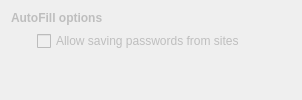
         <widget class="QWidget" name="passwordManagerPage">
          <property name="enabled">
           <bool>false</bool>
          </property>
          <layout class="QGridLayout" name="gridLayout_11">
           <item row="0" column="0" colspan="2">
            <widget class="QLabel" name="label_20">
             <property name="text">
              <string>&lt;b&gt;AutoFill options&lt;/b&gt;</string>
             </property>
            </widget>
           </item>
           <item row="1" column="1">
            <widget class="QCheckBox" name="allowPassManager">
             <property name="text">
              <string>Allow saving passwords from sites</string>
             </property>
            </widget>
           </item>
           <item row="1" column="0">
            <spacer name="horizontalSpacer_14">
             <property name="orientation">
              <enum>Qt::Horizontal</enum>
             </property>
             <property name="sizeType">
              <enum>QSizePolicy::Fixed</enum>
             </property>
             <property name="sizeHint" stdset="0">
              <size>
               <width>20</width>
               <height>20</height>
              </size>
             </property>
            </spacer>
           </item>
           <item row="1" column="2">
            <spacer name="horizontalSpacer_15">
             <property name="orientation">
              <enum>Qt::Horizontal</enum>
             </property>
             <property name="sizeHint" stdset="0">
              <size>
               <width>40</width>
               <height>20</height>
              </size>
             </property>
            </spacer>
           </item>
           <item row="2" column="0" colspan="3">
            <widget class="QFrame" name="AutoFillFrame">
             <property name="sizePolicy">
              <sizepolicy hsizetype="Expanding" vsizetype="Expanding">
               <horstretch>0</horstretch>
               <verstretch>0</verstretch>
              </sizepolicy>
             </property>
             <layout class="QHBoxLayout" name="autoFillFrame">
              <property name="sizeConstraint">
               <enum>QLayout::SetMinAndMaxSize</enum>
              </property>
             </layout>
            </widget>
           </item>
          </layout>
         </widget>
